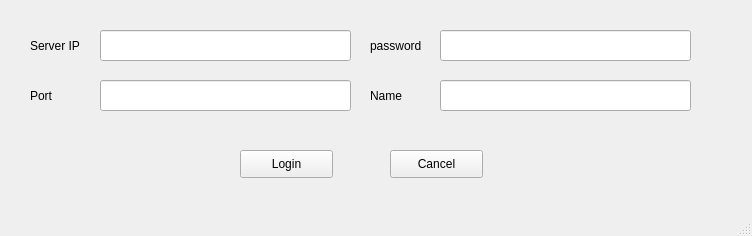
<?xml version="1.0" encoding="UTF-8"?>
<ui version="4.0">
 <class>MainWindow</class>
 <widget class="QMainWindow" name="MainWindow">
  <property name="geometry">
   <rect>
    <x>0</x>
    <y>0</y>
    <width>752</width>
    <height>236</height>
   </rect>
  </property>
  <property name="windowTitle">
   <string>MainWindow</string>
  </property>
  <widget class="QWidget" name="centralwidget">
   <widget class="QLabel" name="label">
    <property name="geometry">
     <rect>
      <x>30</x>
      <y>30</y>
      <width>64</width>
      <height>31</height>
     </rect>
    </property>
    <property name="text">
     <string>Server IP</string>
    </property>
   </widget>
   <widget class="QLineEdit" name="serverIPEdit">
    <property name="geometry">
     <rect>
      <x>100</x>
      <y>30</y>
      <width>251</width>
      <height>31</height>
     </rect>
    </property>
   </widget>
   <widget class="QLineEdit" name="serverPortEdit">
    <property name="geometry">
     <rect>
      <x>100</x>
      <y>80</y>
      <width>251</width>
      <height>31</height>
     </rect>
    </property>
   </widget>
   <widget class="QLabel" name="label_2">
    <property name="geometry">
     <rect>
      <x>30</x>
      <y>80</y>
      <width>64</width>
      <height>31</height>
     </rect>
    </property>
    <property name="text">
     <string>Port</string>
    </property>
   </widget>
   <widget class="QLineEdit" name="pwEdit">
    <property name="geometry">
     <rect>
      <x>440</x>
      <y>30</y>
      <width>251</width>
      <height>31</height>
     </rect>
    </property>
   </widget>
   <widget class="QLabel" name="label_3">
    <property name="geometry">
     <rect>
      <x>370</x>
      <y>30</y>
      <width>64</width>
      <height>31</height>
     </rect>
    </property>
    <property name="text">
     <string>password</string>
    </property>
   </widget>
   <widget class="QLabel" name="label_4">
    <property name="geometry">
     <rect>
      <x>370</x>
      <y>80</y>
      <width>64</width>
      <height>31</height>
     </rect>
    </property>
    <property name="text">
     <string>Name</string>
    </property>
   </widget>
   <widget class="QLineEdit" name="nameEdit">
    <property name="geometry">
     <rect>
      <x>440</x>
      <y>80</y>
      <width>251</width>
      <height>31</height>
     </rect>
    </property>
   </widget>
   <widget class="QPushButton" name="loginButton">
    <property name="geometry">
     <rect>
      <x>240</x>
      <y>150</y>
      <width>93</width>
      <height>28</height>
     </rect>
    </property>
    <property name="text">
     <string>Login</string>
    </property>
   </widget>
   <widget class="QPushButton" name="cancelButton">
    <property name="geometry">
     <rect>
      <x>390</x>
      <y>150</y>
      <width>93</width>
      <height>28</height>
     </rect>
    </property>
    <property name="text">
     <string>Cancel</string>
    </property>
   </widget>
  </widget>
  <widget class="QMenuBar" name="menubar">
   <property name="geometry">
    <rect>
     <x>0</x>
     <y>0</y>
     <width>752</width>
     <height>26</height>
    </rect>
   </property>
  </widget>
  <widget class="QStatusBar" name="statusbar"/>
 </widget>
 <resources/>
 <connections/>
</ui>
